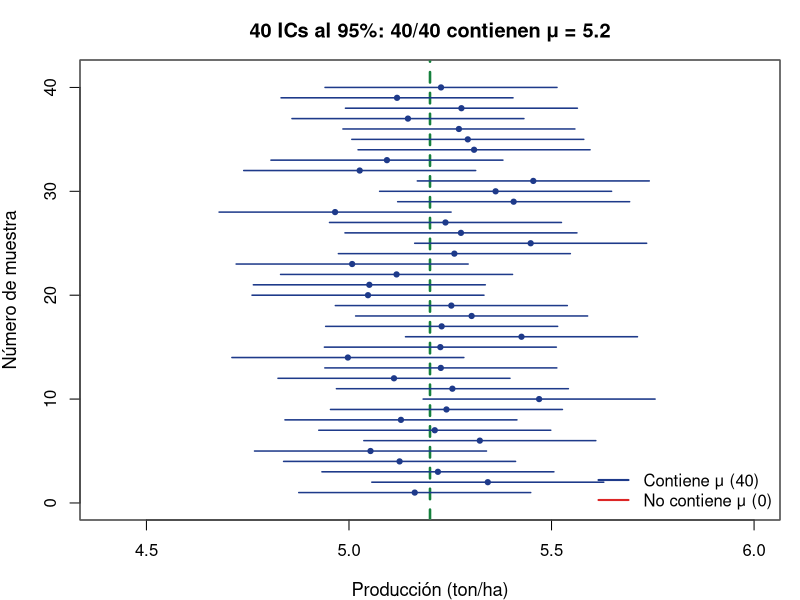

Recreate this plot in R.
## ---- chunk 1
#| echo: false
#| fig-width: 10
#| fig-height: 4.2
#| fig-align: center
set.seed(123)
mu <- 5.2; sigma <- 0.8; n <- 30; m <- 40
ics <- replicate(m, {
  x <- rnorm(n, mu, sigma)
  mean(x) + c(-1, 1) * 1.96 * sigma / sqrt(n)
})
cubre <- ics[1,] <= mu & mu <= ics[2,]
par(mar = c(4, 4, 3, 1), family = "sans")
plot(0, 0, type = "n", xlim = c(4.4, 6.0), ylim = c(0, m+1),
     xlab = "Producción (ton/ha)", ylab = "Número de muestra",
     main = paste0("40 ICs al 95%: ", sum(cubre), "/40 contienen μ = 5.2"),
     cex.main = 1.2, cex.lab = 1.1)
abline(v = mu, col = "#15803d", lwd = 2.5, lty = 2)
col_ic <- ifelse(cubre, "#1e3a8a", "#dc2626")
for (i in 1:m) {
  lines(ics[, i], c(i, i), col = col_ic[i], lwd = 1.5)
  points(mean(ics[, i]), i, pch = 19, cex = 0.7, col = col_ic[i])
}
legend("bottomright",
       legend = c(paste0("Contiene μ (", sum(cubre), ")"),
                  paste0("No contiene μ (", sum(!cubre), ")")),
       col = c("#1e3a8a", "#dc2626"), lwd = 2, bty = "n", cex = 1)
box(col = "gray40")
